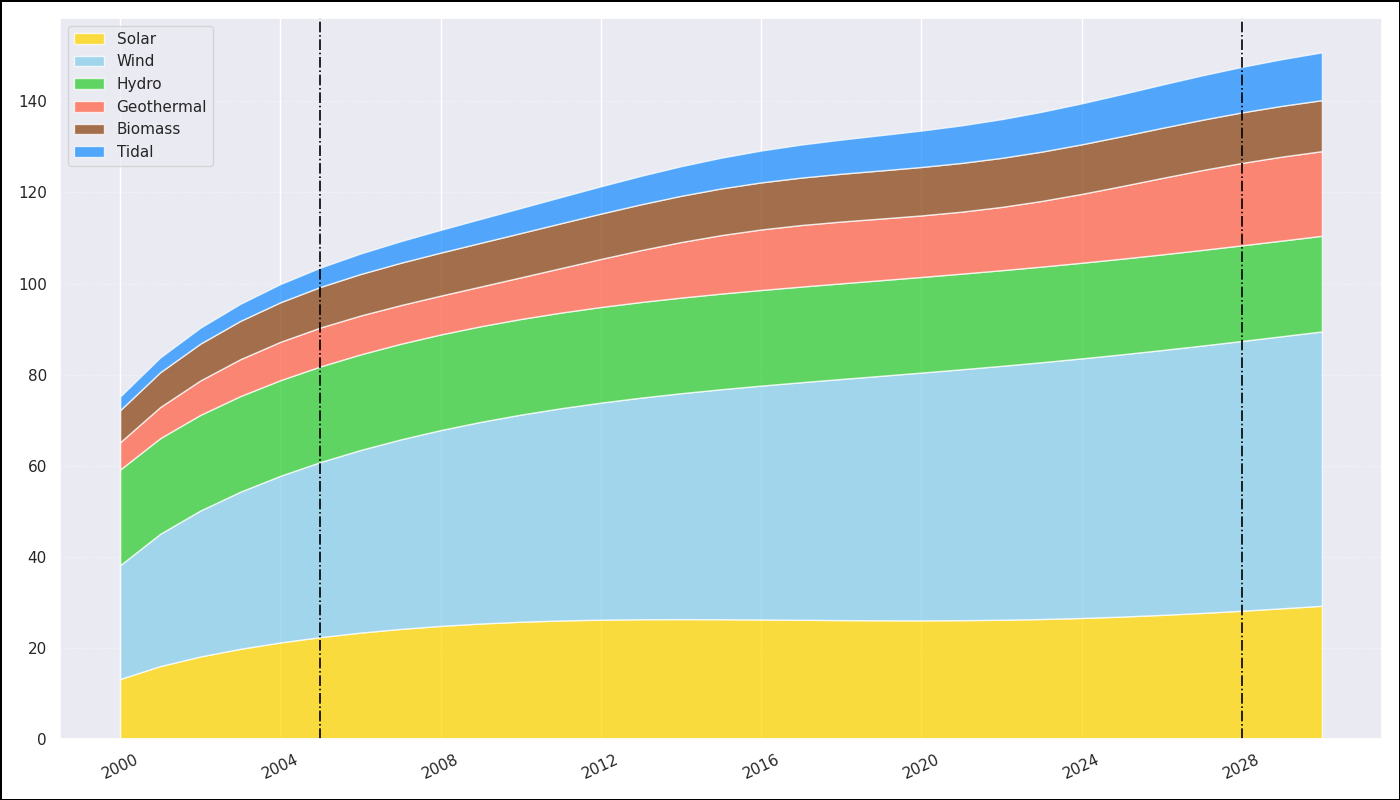

The Python source for this figure:
import matplotlib.pyplot as plt
import numpy as np

years = np.arange(2000, 2031)

# Randomly alter some values in data arrays
solar_energy = 9 + 6 * np.log1p(years - 1999) + 2 * np.sin((years - 2000) / 5)
wind_energy = 14 + 11 * np.sqrt(years - 1999) - 0.5 * (years - 2000)
hydro_energy = np.full(years.shape, 21)
geothermal_energy = 6 + 0.4 * (years - 2000) + 0.9 * np.sin((years - 2000) / 2)
biomass_energy = 6 + 1.5 * np.log1p(years - 1999)
tidal_energy = 3 + 0.25 * (years - 2000)

energy_sources = np.row_stack((solar_energy, wind_energy, hydro_energy, geothermal_energy, biomass_energy, tidal_energy))

fig, ax = plt.subplots(figsize=(14, 8))

colors = ['#FFD700', '#87CEEB', '#32CD32', '#FF6347', '#8B4513', '#1E90FF']

ax.stackplot(years, energy_sources, colors=colors, alpha=0.75)

ax.set_xticks(np.arange(2000, 2031, 4))
ax.set_yticks(np.arange(0, 151, 20))
ax.yaxis.grid(True, linestyle=':', linewidth=0.8, alpha=0.6)

for year in {2005, 2028}:
    ax.axvline(x=year, color='black', linestyle='-.', linewidth=1.2)

fig.patch.set_linewidth(1)
fig.patch.set_edgecolor('black')

plt.xticks(rotation=25)

legend_labels = ['Solar', 'Wind', 'Hydro', 'Geothermal', 'Biomass', 'Tidal']
ax.legend(legend_labels, loc='upper left', framealpha=0.7)

plt.tight_layout()

plt.show()
